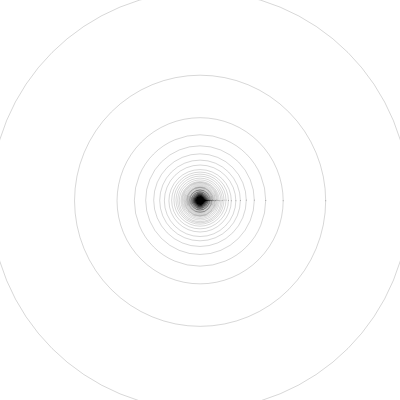
Frame 1 (no input)
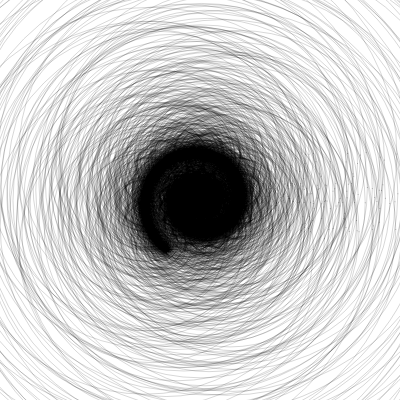
Frame 60 (no input)
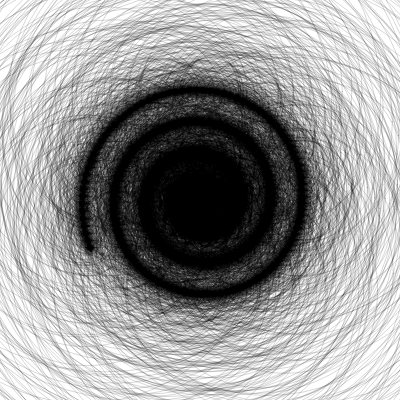
Frame 120 (the mouse pressed at the canvas centre since frame 60)

The p5.js sketch that drew these frames (run headless with seeded random() and noise() and a simulated clock; from frame 60 on, the mouse is pressed at the canvas centre):

// p5.js sketch
// ── sketch.js
let x = 0;
let y = 0;
let t = 0;

function setup() {
  createCanvas(400, 400);
  background('#FFF')
  noFill()
  stroke(0, 40)
  // noLoop()
}

function draw() {
  for (let i = 0; i < 1000; i++) {
    t += 0.01
    // sin(frequency) * amplitude
    x = 200 + (sin(t / 50) * t / 10)
    y = 200 + (cos(t / 50) * t / 10)

    ellipse(x, y, tan(t), tan(t));
    // ellipse(sin(t / 50) * t / 10, cos(t / 50) * t / 10, tan(t), tan(t))

  }

}
